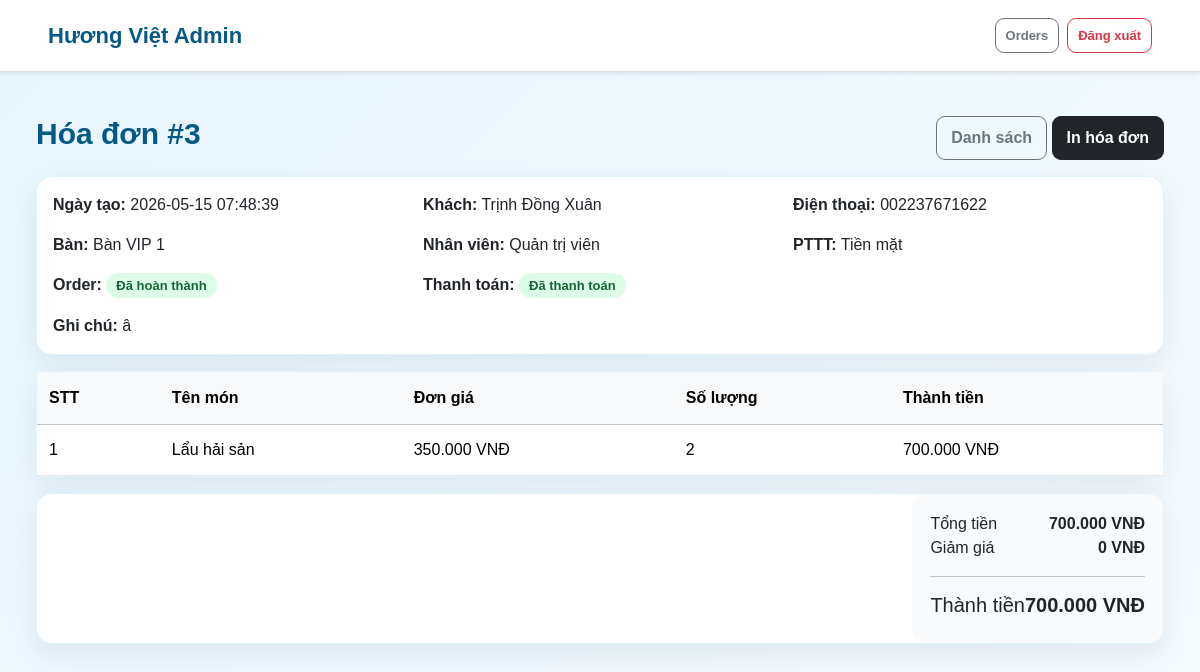
/admin/orders/view.php?id=3 (signed in), run on the app's committed database.
### tables this page shows
CREATE TABLE `orders` (
  `id` int(11) NOT NULL,
  `customer_id` int(11) DEFAULT NULL,
  `total` double DEFAULT NULL,
  `order_date` datetime DEFAULT NULL,
  `status` varchar(50) DEFAULT NULL,
  `table_id` int(11) DEFAULT NULL,
  `user_id` int(11) DEFAULT NULL,
  `total_amount` decimal(12,2) DEFAULT 0.00,
  `discount` decimal(12,2) DEFAULT 0.00,
  `final_amount` decimal(12,2) DEFAULT 0.00,
  `payment_method` varchar(50) DEFAULT 'Tiền mặt',
  `payment_status` varchar(50) DEFAULT 'Chưa thanh toán',
  `order_status` varchar(50) DEFAULT 'Đang phục vụ',
  `note` text DEFAULT NULL,
  `created_at` datetime DEFAULT current_timestamp()
);

CREATE TABLE `customers` (
  `id` int(11) NOT NULL,
  `fullname` varchar(100) DEFAULT NULL,
  `phone` varchar(20) DEFAULT NULL,
  `customer_type` varchar(50) DEFAULT NULL,
  `points` int(11) DEFAULT 0,
  `customer_name` varchar(150) DEFAULT NULL,
  `email` varchar(150) DEFAULT NULL,
  `address` varchar(255) DEFAULT NULL,
  `created_at` datetime NOT NULL DEFAULT current_timestamp(),
  `status` varchar(50) DEFAULT 'Hoạt động'
);

CREATE TABLE `tables_restaurant` (
  `id` int(11) NOT NULL,
  `table_name` varchar(50) DEFAULT NULL,
  `seats` int(11) DEFAULT NULL,
  `status` varchar(50) DEFAULT NULL,
  `capacity` int(11) DEFAULT NULL
);

CREATE TABLE `users` (
  `id` int(11) NOT NULL,
  `fullname` varchar(100) DEFAULT NULL,
  `username` varchar(50) DEFAULT NULL,
  `password` varchar(255) NOT NULL,
  `role_id` int(11) DEFAULT NULL,
  `created_at` timestamp NOT NULL DEFAULT current_timestamp(),
  `full_name` varchar(150) DEFAULT NULL,
  `email` varchar(150) DEFAULT NULL,
  `phone` varchar(30) DEFAULT NULL,
  `status` varchar(30) NOT NULL DEFAULT 'Hoạt động'
);

CREATE TABLE `order_details` (
  `id` int(11) NOT NULL,
  `order_id` int(11) DEFAULT NULL,
  `food_id` int(11) DEFAULT NULL,
  `quantity` int(11) DEFAULT NULL,
  `price` double DEFAULT NULL,
  `total_price` decimal(12,2) DEFAULT 0.00
);

CREATE TABLE `foods` (
  `id` int(11) NOT NULL,
  `category_id` int(11) DEFAULT NULL,
  `food_name` varchar(100) DEFAULT NULL,
  `price` double DEFAULT NULL,
  `image` varchar(255) DEFAULT NULL,
  `description` text DEFAULT NULL,
  `status` varchar(50) DEFAULT NULL
);

### admin/auth.php (called while the page is built, shortened)
<?php
function e($value)
{
    return htmlspecialchars((string) $value, ENT_QUOTES, 'UTF-8');
}
?>

### admin/orders/view.php (the view, shortened to what this page needs)
<?php
require_once __DIR__ . "/../auth.php";
require_once __DIR__ . "/_helpers.php";
$id=(int)($_GET['id']??0); if($id<=0){header("Location: /huongviet/admin/orders/index.php");exit;}
$order=getOrder($conn,$id); if(!$order){header("Location: /huongviet/admin/orders/index.php");exit;}
$details=getOrderDetails($conn,$id);
$canManageOrder = $order['payment_status'] === 'Chưa thanh toán' && $order['order_status'] === 'Đang phục vụ';
$canPrintOrder = $order['payment_status'] === 'Đã thanh toán' && $order['order_status'] === 'Đã hoàn thành';
$canPrintOrder = $canPrintOrder || $canManageOrder;
?>
<main class="container py-4">
<div class="d-flex flex-wrap justify-content-between gap-2 mb-3"><h1 class="h3 mb-0">Hóa đơn #<?php echo $id; ?></h1><div><a class="btn btn-outline-secondary" href="/huongviet/admin/orders/index.php">Danh sách</a> <?php if($canPrintOrder){?><a class="btn btn-dark" href="/huongviet/admin/orders/print.php?id=<?php echo $id;?>">In hóa đơn</a><?php } ?></div></div>
<div class="card border-0 shadow-sm mb-3"><div class="card-body row g-3"><div class="col-md-4"><strong>Ngày tạo:</strong> <?php echo e($order['order_date']);?></div><div class="col-md-4"><strong>Khách:</strong> <?php echo e($order['customer_name']?:'Khách vãng lai');?></div><div class="col-md-4"><strong>Điện thoại:</strong> <?php echo e($order['phone']);?></div><div class="col-md-4"><strong>Bàn:</strong> <?php echo e($order['table_name']);?></div><div class="col-md-4"><strong>Nhân viên:</strong> <?php echo e($order['user_name']);?></div><div class="col-md-4"><strong>PTTT:</strong> <?php echo e($order['payment_method']);?></div><div class="col-md-4"><strong>Order:</strong> <span class="badge <?php echo badgeOrder($order['order_status']);?>"><?php echo e($order['order_status']);?></span></div><div class="col-md-4"><strong>Thanh toán:</strong> <span class="badge <?php echo badgePayment($order['payment_status']);?>"><?php echo e($order['payment_status']);?></span></div><div class="col-md-12"><strong>Ghi chú:</strong> <?php echo e($order['note']);?></div></div></div>
<div class="card border-0 shadow-sm mb-3"><div class="table-responsive"><table class="table table-hover align-middle mb-0"><thead class="table-light"><tr><th>STT</th><th>Tên món</th><th>Đơn giá</th><th>Số lượng</th><th>Thành tiền</th></tr></thead><tbody><?php $stt=1; while($d=mysqli_fetch_assoc($details)){?><tr><td><?php echo $stt++;?></td><td><?php echo e($d['food_name']);?></td><td><?php echo orderMoney($d['price']);?></td><td><?php echo (int)$d['quantity'];?></td><td><?php echo orderMoney($d['total_price']);?></td></tr><?php }?></tbody></table></div></div>
<div class="card border-0 shadow-sm"><div class="card-body ms-auto" style="max-width:420px"><div class="d-flex justify-content-between"><span>Tổng tiền</span><strong><?php echo orderMoney($order['total_amount']);?></strong></div><div class="d-flex justify-content-between"><span>Giảm giá</span><strong><?php echo orderMoney($order['discount']);?></strong></div><hr><div class="d-flex justify-content-between h5"><span>Thành tiền</span><strong><?php echo orderMoney($order['final_amount']);?></strong></div></div></div>
</main><?php orderFooter(); ?>

### assets/css/admin/base.css (style rules this page uses)
body { margin: 0; background: linear-gradient(135deg, #e8f6ff, #f5fbff); color: #1f2937; font-family: Arial, sans-serif; }
.admin-container, main.container, .navbar .container { width: min(1280px, 94%); max-width: none; }
.admin-container, main.container { margin: 0 auto; padding: 20px 0 50px !important; }
.admin-page-title h1, main h1.h3 { margin: 0 0 6px; font-size: 30px; font-weight: 900; color: #075985; }
.admin-card, .card { background: #ffffff; border-radius: 16px !important; padding: 0; box-shadow: 0 10px 28px rgba(15, 23, 42, 0.08) !important; border: 1px solid rgba(14, 165, 233, 0.12) !important; margin-bottom: 24px; }
.admin-table, .table { width: 100%; margin: 0; border-collapse: collapse; }
.admin-table thead, .table thead, .table-light { background: #0ea5e9 !important; color: white !important; }
.admin-table th, .table th { padding: 14px 12px; font-weight: 800; white-space: nowrap; }
.admin-table td, .table td { padding: 13px 12px; vertical-align: middle; border-bottom: 1px solid #e5e7eb; }
.admin-btn, .btn { display: inline-block; padding: 9px 14px; border-radius: 9px !important; text-decoration: none; font-weight: 700; cursor: pointer; transition: 0.2s; }
.admin-actions, .btn-group, .d-flex.flex-wrap.gap-1, .d-flex.flex-wrap.gap-2 { display: flex; flex-wrap: wrap; gap: 6px; }
.admin-badge, .badge { display: inline-block; padding: 6px 10px; border-radius: 999px; font-size: 13px; font-weight: 800; }
.admin-badge-success, .text-bg-success { background: #dcfce7 !important; color: #166534 !important; }

### assets/css/admin/orders.css (style rules this page uses)
.order-total-box, .card .ms-auto { background: #f8fafc; border-radius: 14px; padding: 18px; }

### data on the page
orders: order_date "2026-05-15 07:48:39", customer.customer_name "Trịnh Đồng Xuân", customer.phone "002237671622", tables_restaurant.table_name "Bàn VIP 1", user.full_name "Quản trị viên", payment_method "Tiền mặt", order_status "Đã hoàn thành", payment_status "Đã thanh toán", note "â", total_amount "700.000 VNĐ", discount "0 VNĐ", final_amount "700.000 VNĐ"
order_details: food.food_name "Lẩu hải sản", price "350.000 VNĐ", quantity "2", total_price "700.000 VNĐ"

### other printed values
$id "3"
